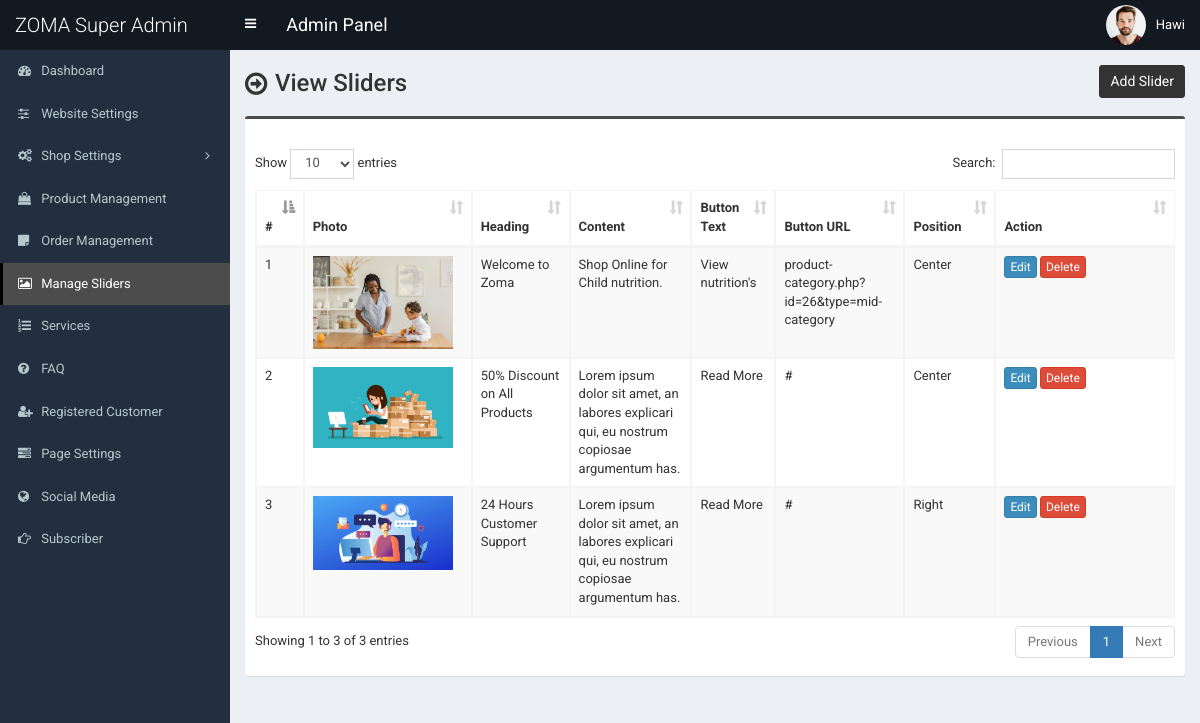
/admin/slider.php (signed in), run on the app's committed database.
### tables this page shows
CREATE TABLE `tbl_slider` (
  `id` int(11) NOT NULL AUTO_INCREMENT,
  `photo` varchar(255) NOT NULL,
  `heading` varchar(255) NOT NULL,
  `content` text NOT NULL,
  `button_text` varchar(255) NOT NULL,
  `button_url` varchar(255) NOT NULL,
  `position` varchar(255) NOT NULL,
  PRIMARY KEY (`id`)
);

### admin/slider.php (the view, shortened to what this page needs)
<?php require_once('header.php'); ?>
<section class="content-header">
	<div class="content-header-left">
		<h1>View Sliders</h1>
	</div>
	<div class="content-header-right">
		<a href="slider-add.php" class="btn btn-primary btn-sm">Add Slider</a>
	</div>
</section>
<section class="content">
	<div class="row">
		<div class="col-md-12">
			<div class="box box-info">
				<div class="box-body table-responsive">
					<table id="example1" class="table table-bordered table-hover table-striped">
						<thead>
							<tr>
								<th>#</th>
								<th>Photo</th>
								<th>Heading</th>
								<th>Content</th>
								<th>Button Text</th>
								<th>Button URL</th>
								<th>Position</th>
								<th width="140">Action</th>
							</tr>
						</thead>
						<tbody>
							<?php
							$i=0;
							$statement = $pdo->prepare("SELECT
														id,
														photo,
														heading,
														content,
														button_text,
														button_url,
														position
							                           	FROM tbl_slider
							                           	");
							$statement->execute();
							$result = $statement->fetchAll(PDO::FETCH_ASSOC);
							foreach ($result as $row) {
								$i++;
								?>
								<tr>
									<td><?php echo $i; ?></td>
									<td style="width:150px;"><img src="../assets/uploads/<?php echo $row['photo']; ?>" alt="<?php echo $row['heading']; ?>" style="width:140px;"></td>
									<td><?php echo $row['heading']; ?></td>
									<td><?php echo $row['content']; ?></td>
									<td><?php echo $row['button_text']; ?></td>
									<td><?php echo $row['button_url']; ?></td>
									<td><?php echo $row['position']; ?></td>
									<td>
										<a href="slider-edit.php?id=<?php echo $row['id']; ?>" class="btn btn-primary btn-xs">Edit</a>
										<a href="#" class="btn btn-danger btn-xs" data-href="slider-delete.php?id=<?php echo $row['id']; ?>" data-toggle="modal" data-target="#confirm-delete">Delete</a>
									</td>
								</tr>
								<?php
							}
							?>
						</tbody>
					</table>
				</div>
			</div>
		</div>
	</div>
</section>
<?php require_once('footer.php'); ?>

### admin/style.css (style rules this page uses)
body { font-size: 13px; font-family: "Roboto", sans-serif; }
.content-header > h1, .content-header .content-header-left h1 { font-family: "Roboto", sans-serif; }
.box-info { padding-top: 20px; }
.content-header { overflow: hidden; }
.content-header .content-header-left { float: left; padding-top: 5px; }
.content-header .content-header-right { float: right; }
.content-header .content-header-left h1 { margin-top: 0; margin-bottom: 0; padding-left: 30px; padding-bottom: 5px; font-size: 24px; position: relative; }
.content-header .content-header-left h1:before { position: absolute; top: 0; left: 0; font-family: "FontAwesome", sans-serif; font-size: 26px; content: "\f18e"; }
.content-header .content-header-right a { position: relative; font-size: 14px; }
.box.box-info { border-top-color: #4c4c4c; }
.content-header .content-header-right a { background-color: #333333; border-color: #333333; }

### data on the page
tbl_slider: photo (picture), heading "Welcome to Zoma", content "Shop Online for Child nutrition.", button_text "View nutrition's", button_url "product-category.php?id=26&type=mid-category", position "Center"
tbl_slider: photo (picture), heading "50% Discount on All Products", content "Lorem ipsum dolor sit amet, an labores explicari qui, eu nostrum copiosae argumentum has.", button_text "Read More", button_url "#", position "Center"
tbl_slider: photo (picture), heading "24 Hours Customer Support", content "Lorem ipsum dolor sit amet, an labores explicari qui, eu nostrum copiosae argumentum has.", button_text "Read More", button_url "#", position "Right"

### other printed values
$_SESSION['user']['full_name'] "Hawi"
